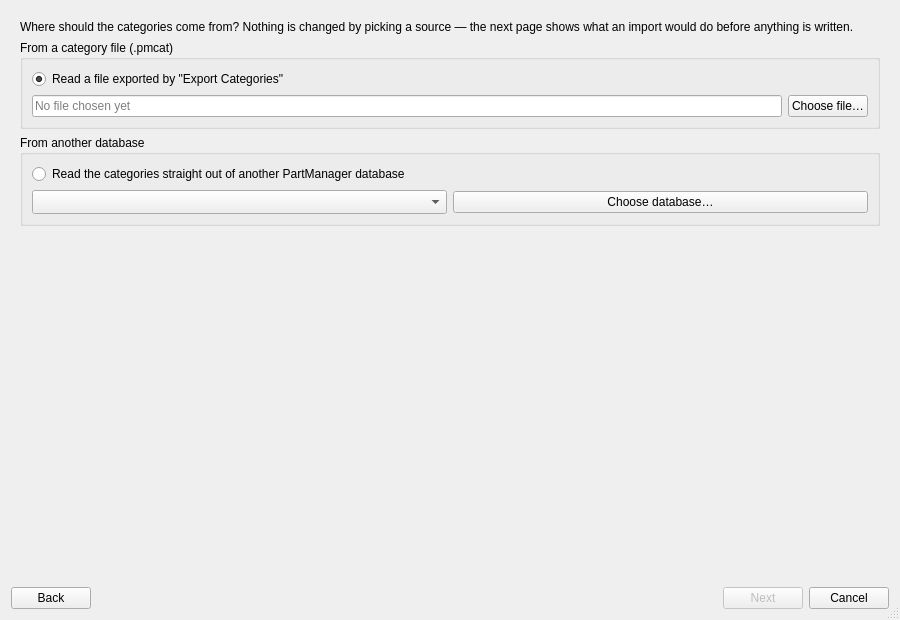
<?xml version="1.0" encoding="UTF-8"?>
<ui version="4.0">
 <class>CategoryImportDialog</class>
 <widget class="QDialog" name="CategoryImportDialog">
  <property name="geometry">
   <rect>
    <x>0</x>
    <y>0</y>
    <width>900</width>
    <height>620</height>
   </rect>
  </property>
  <property name="windowTitle">
   <string>Import Categories</string>
  </property>
  <property name="sizeGripEnabled">
   <bool>true</bool>
  </property>
  <layout class="QVBoxLayout" name="mainLayout">
   <item>
    <widget class="QStackedWidget" name="stack">
     <property name="currentIndex">
      <number>0</number>
     </property>
     <widget class="QWidget" name="sourcePage">
      <layout class="QVBoxLayout" name="sourceLayout">
       <item>
        <widget class="QLabel" name="sourceHintLabel">
         <property name="text">
          <string>Where should the categories come from? Nothing is changed by picking a source — the next page shows what an import would do before anything is written.</string>
         </property>
         <property name="wordWrap">
          <bool>true</bool>
         </property>
        </widget>
       </item>
       <item>
        <widget class="QGroupBox" name="fileGroup">
         <property name="title">
          <string>From a category file (.pmcat)</string>
         </property>
         <property name="checkable">
          <bool>false</bool>
         </property>
         <layout class="QVBoxLayout" name="fileGroupLayout">
          <item>
           <widget class="QRadioButton" name="fileRadio">
            <property name="text">
             <string>Read a file exported by &quot;Export Categories&quot;</string>
            </property>
            <property name="checked">
             <bool>true</bool>
            </property>
           </widget>
          </item>
          <item>
           <layout class="QHBoxLayout" name="fileRowLayout">
            <item>
             <widget class="QLineEdit" name="fileEdit">
              <property name="readOnly">
               <bool>true</bool>
              </property>
              <property name="placeholderText">
               <string>No file chosen yet</string>
              </property>
             </widget>
            </item>
            <item>
             <widget class="QPushButton" name="fileBrowseButton">
              <property name="text">
               <string>Choose file…</string>
              </property>
             </widget>
            </item>
           </layout>
          </item>
         </layout>
        </widget>
       </item>
       <item>
        <widget class="QGroupBox" name="databaseGroup">
         <property name="title">
          <string>From another database</string>
         </property>
         <layout class="QVBoxLayout" name="databaseGroupLayout">
          <item>
           <widget class="QRadioButton" name="databaseRadio">
            <property name="text">
             <string>Read the categories straight out of another PartManager database</string>
            </property>
           </widget>
          </item>
          <item>
           <layout class="QHBoxLayout" name="databaseRowLayout">
            <item>
             <widget class="QComboBox" name="databaseCombo">
              <property name="toolTip">
               <string>The databases this app already knows about. The one currently open is not on the list — importing a database into itself would change nothing.</string>
              </property>
              <property name="sizeAdjustPolicy">
               <enum>QComboBox::AdjustToMinimumContentsLengthWithIcon</enum>
              </property>
             </widget>
            </item>
            <item>
             <widget class="QPushButton" name="databaseBrowseButton">
              <property name="text">
               <string>Choose database…</string>
              </property>
             </widget>
            </item>
           </layout>
          </item>
         </layout>
        </widget>
       </item>
       <item>
        <widget class="QLabel" name="sourceInfoLabel">
         <property name="text">
          <string notr="true"/>
         </property>
         <property name="wordWrap">
          <bool>true</bool>
         </property>
        </widget>
       </item>
       <item>
        <widget class="QLabel" name="sourceErrorLabel">
         <property name="text">
          <string notr="true"/>
         </property>
         <property name="wordWrap">
          <bool>true</bool>
         </property>
         <property name="styleSheet">
          <string notr="true">color: #A03030;</string>
         </property>
         <property name="textInteractionFlags">
          <set>Qt::TextSelectableByMouse</set>
         </property>
        </widget>
       </item>
       <item>
        <spacer name="sourceSpacer">
         <property name="orientation">
          <enum>Qt::Vertical</enum>
         </property>
         <property name="sizeHint" stdset="0">
          <size>
           <width>20</width>
           <height>40</height>
          </size>
         </property>
        </spacer>
       </item>
      </layout>
     </widget>
     <widget class="QWidget" name="planPage">
      <layout class="QVBoxLayout" name="planLayout">
       <item>
        <widget class="QLabel" name="planHintLabel">
         <property name="text">
          <string>This is what an import would do. Change any of it — nothing has been written yet.</string>
         </property>
         <property name="wordWrap">
          <bool>true</bool>
         </property>
        </widget>
       </item>
       <item>
        <widget class="QTreeWidget" name="planTree">
         <property name="rootIsDecorated">
          <bool>true</bool>
         </property>
         <property name="alternatingRowColors">
          <bool>false</bool>
         </property>
         <property name="editTriggers">
          <set>QAbstractItemView::NoEditTriggers</set>
         </property>
         <property name="selectionMode">
          <enum>QAbstractItemView::SingleSelection</enum>
         </property>
         <column>
          <property name="text">
           <string notr="true">Category</string>
          </property>
         </column>
        </widget>
       </item>
       <item>
        <layout class="QHBoxLayout" name="resolveLayout">
         <item>
          <widget class="QPushButton" name="keepAllLocalButton">
           <property name="text">
            <string>Keep all local in this row</string>
           </property>
           <property name="toolTip">
            <string>Every disagreeing field of the selected category keeps the value this database already has.</string>
           </property>
          </widget>
         </item>
         <item>
          <widget class="QPushButton" name="takeAllIncomingButton">
           <property name="text">
            <string>Take all incoming in this row</string>
           </property>
           <property name="toolTip">
            <string>Every disagreeing field of the selected category takes the value from the source.</string>
           </property>
          </widget>
         </item>
         <item>
          <spacer name="resolveSpacer">
           <property name="orientation">
            <enum>Qt::Horizontal</enum>
           </property>
           <property name="sizeHint" stdset="0">
            <size>
             <width>40</width>
             <height>20</height>
            </size>
           </property>
          </spacer>
         </item>
         <item>
          <widget class="QLabel" name="planSummaryLabel">
           <property name="text">
            <string notr="true"/>
           </property>
          </widget>
         </item>
        </layout>
       </item>
       <item>
        <widget class="QGroupBox" name="warningsGroup">
         <property name="title">
          <string>Worth reading first</string>
         </property>
         <layout class="QVBoxLayout" name="warningsLayout">
          <item>
           <widget class="QPlainTextEdit" name="warningsEdit">
            <property name="readOnly">
             <bool>true</bool>
            </property>
            <property name="maximumHeight">
             <number>110</number>
            </property>
           </widget>
          </item>
         </layout>
        </widget>
       </item>
      </layout>
     </widget>
     <widget class="QWidget" name="applyPage">
      <layout class="QVBoxLayout" name="applyLayout">
       <item>
        <widget class="QLabel" name="applySummaryLabel">
         <property name="text">
          <string notr="true"/>
         </property>
         <property name="wordWrap">
          <bool>true</bool>
         </property>
        </widget>
       </item>
       <item>
        <widget class="QLabel" name="backupLabel">
         <property name="text">
          <string notr="true"/>
         </property>
         <property name="wordWrap">
          <bool>true</bool>
         </property>
         <property name="textInteractionFlags">
          <set>Qt::TextSelectableByMouse</set>
         </property>
        </widget>
       </item>
       <item>
        <widget class="QLabel" name="applyResultLabel">
         <property name="text">
          <string notr="true"/>
         </property>
         <property name="wordWrap">
          <bool>true</bool>
         </property>
         <property name="textInteractionFlags">
          <set>Qt::TextSelectableByMouse</set>
         </property>
        </widget>
       </item>
       <item>
        <layout class="QHBoxLayout" name="reconcileLayout">
         <item>
          <widget class="QPushButton" name="reconcileButton">
           <property name="text">
            <string>Sort out the leftovers…</string>
           </property>
           <property name="toolTip">
            <string>Local categories nothing matched, and parts that a new required field left incomplete. Neither is urgent — this can be opened again later from the type template editor.</string>
           </property>
           <property name="enabled">
            <bool>false</bool>
           </property>
          </widget>
         </item>
         <item>
          <spacer name="reconcileSpacer">
           <property name="orientation">
            <enum>Qt::Horizontal</enum>
           </property>
           <property name="sizeHint" stdset="0">
            <size>
             <width>40</width>
             <height>20</height>
            </size>
           </property>
          </spacer>
         </item>
        </layout>
       </item>
       <item>
        <spacer name="applySpacer">
         <property name="orientation">
          <enum>Qt::Vertical</enum>
         </property>
         <property name="sizeHint" stdset="0">
          <size>
           <width>20</width>
           <height>40</height>
          </size>
         </property>
        </spacer>
       </item>
      </layout>
     </widget>
    </widget>
   </item>
   <item>
    <layout class="QHBoxLayout" name="footerLayout">
     <item>
      <widget class="QPushButton" name="backButton">
       <property name="text">
        <string>Back</string>
       </property>
      </widget>
     </item>
     <item>
      <spacer name="footerSpacer">
       <property name="orientation">
        <enum>Qt::Horizontal</enum>
       </property>
       <property name="sizeHint" stdset="0">
        <size>
         <width>40</width>
         <height>20</height>
        </size>
       </property>
      </spacer>
     </item>
     <item>
      <widget class="QPushButton" name="nextButton">
       <property name="text">
        <string>Next</string>
       </property>
       <property name="enabled">
        <bool>false</bool>
       </property>
       <property name="default">
        <bool>true</bool>
       </property>
      </widget>
     </item>
     <item>
      <widget class="QPushButton" name="cancelButton">
       <property name="text">
        <string>Cancel</string>
       </property>
      </widget>
     </item>
    </layout>
   </item>
  </layout>
 </widget>
 <resources/>
 <connections/>
</ui>
